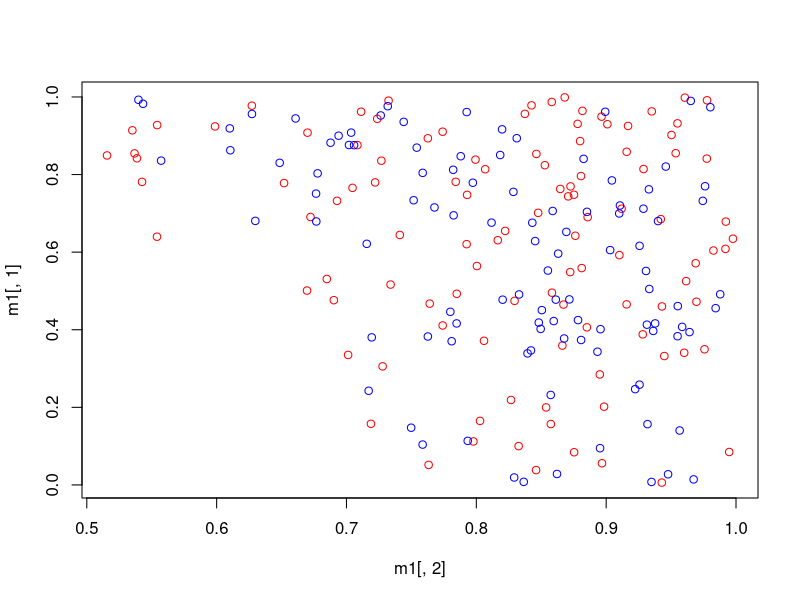
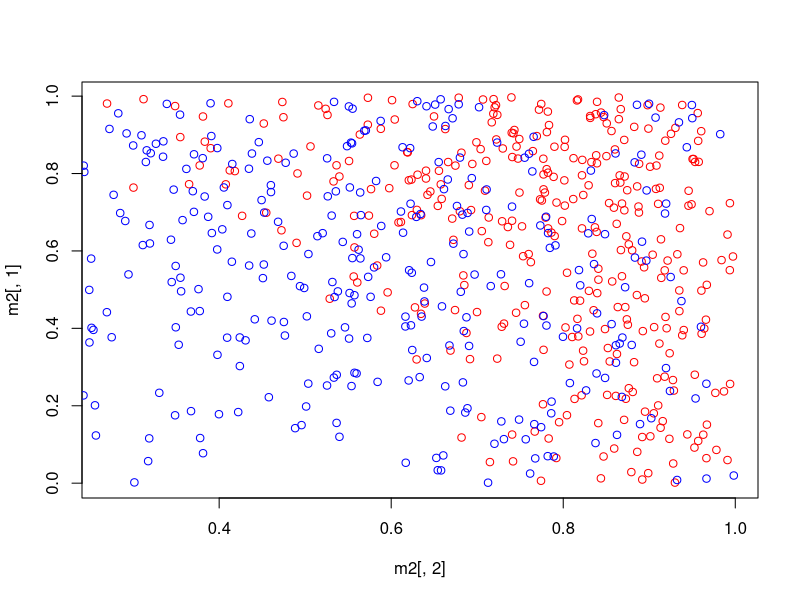

Source code (R) for these figures, in order:
#data for model 1
H3N2_78<- matrix(data = c(66, 87, 25, 22, 4, 13, 14, 15, 9, 4, 0, 4, 4, 9, 1, 0, 0, 4, 3, 1, 0, 0, 0, 1, 1, 0,0,0,0,0), ncol = 5, byrow=TRUE)
H3N2_81<- matrix(data = c(44, 10, 0, 0, 0, 0, 62, 13, 9, 0, 0, 0, 47, 8, 2, 3, 0, 0, 38, 11, 7, 5, 1, 0, 9, 5, 3, 1, 0, 1), ncol = 5)

H3N2_78 <- sweep(H3N2_78,2,colSums(H3N2_78),`/`)
H3N2_81 <- sweep(H3N2_81,2,colSums(H3N2_81),`/`)

#data for model 2
B_76 <- matrix(data= c(9, 1, 0, 0, 0, 0, 12, 6, 2, 0, 0, 0, 18, 6, 3, 1, 0, 0, 9, 4, 4, 3, 0, 0, 4, 3, 0, 2, 0, 0), ncol=5)
H1N1_79 <- matrix(data= c(15, 11, 0, 0, 0, 0, 12, 17, 21, 0, 0, 0, 4, 4, 4, 5, 0, 0),ncol = 3)

B_76 <- sweep(B_76,2,colSums(B_76),`/`)
H1N1_79 <- sweep(H1N1_79,2,colSums(H1N1_79),`/`)

set.seed(1)

Data_generator_helper <- function(qlist, susc, index){
  w <- matrix(0, nrow = 6, ncol = susc)
  w[1,] <- sapply(1:susc, function(n,theta){theta^n}, qlist[index]) #populating 1st row w0s: w01,w02,w03,w04,w05
  w[2,1] <- 1 - w[1,1] #populating w11
  
  for(s in 2:susc){ #populating rows
     for(j in 2:6){
       if(j<=s){
         w[j,s] <- choose(s,j-1)*w[j,j-1]*(qlist[index] * (qlist[index-1]^(j-1)))^(s-j+1)
       }
       else{
         w[j,s] <- 1-sum(w[,s])
         break
       }
     }
  }
  return(w)
}

Data_generator <- function(qlist, susc1, susc2) {
  w1 <- Data_generator_helper(qlist, susc1, 2)
  w2 <- Data_generator_helper(qlist, susc2, 4)

  return(list("w1" = w1, "w2" = w2))
}

frobenious <- function(val){
  return(sqrt(sum(abs(val)^2, na.rm = TRUE)))
}

library(matrixcalc)

Distance <- function(data1, data2, generated_data) {
  #print(generated_data$w1)
  
  return((1/2) * (frobenius.norm(data1 - generated_data$w1) + frobenius.norm(data2 - generated_data$w2)))
}

ABC <- function(epsilon, n_samples, data1, data2) {
  parameters <- list()
  i <- 1
  for(j in 1 : n_samples) {
    qlist <- runif(4) #qc1 qh1 qc2 qh2
    data <- Data_generator(qlist,ncol(data1),ncol(data2))
    distance <- Distance(data1, data2, data)
    if(distance <= epsilon){
      parameters[[i]] <- qlist
      i = i +1
    }
  }
  return(parameters)
}

m1 <- ABC(1.0, 1000, H3N2_78, H3N2_81)
m2 <- ABC(1.0, 1000, B_76, H1N1_79)

m1 <- as.data.frame(m1)
m1 <- t(m1)
rownames(m1) <- NULL
colnames(m1) <- c("qc1","qh1","qc2","qh2")

m2 <- as.data.frame(m2)
m2 <- t(m2)
rownames(m2) <- NULL
colnames(m2) <- c("qc1","qh1","qc2","qh2")

library(ggplot2)
plot(m1[,2], m1[,1], col=c("red"))
points(m1[,4], m1[,3], col=c("blue"))

plot(m2[,2], m2[,1], col=c("red"))
points(m2[,4], m2[,3], col=c("blue"))

#ggplot(df=data.frame(m1_1_1), aes(x = qh1, y=qc1)) +geom_point(color ="blue") + geom_point(df = data.frame(m2_1_1), aes(x=qh2, y=qc2), color = "red")

#ggplot(data=m2_1_1) + geom_point(mapping=aes(x=qh1, y=qc1)) + geom_point(mapping=aes(x=qh2, y=qc2))
